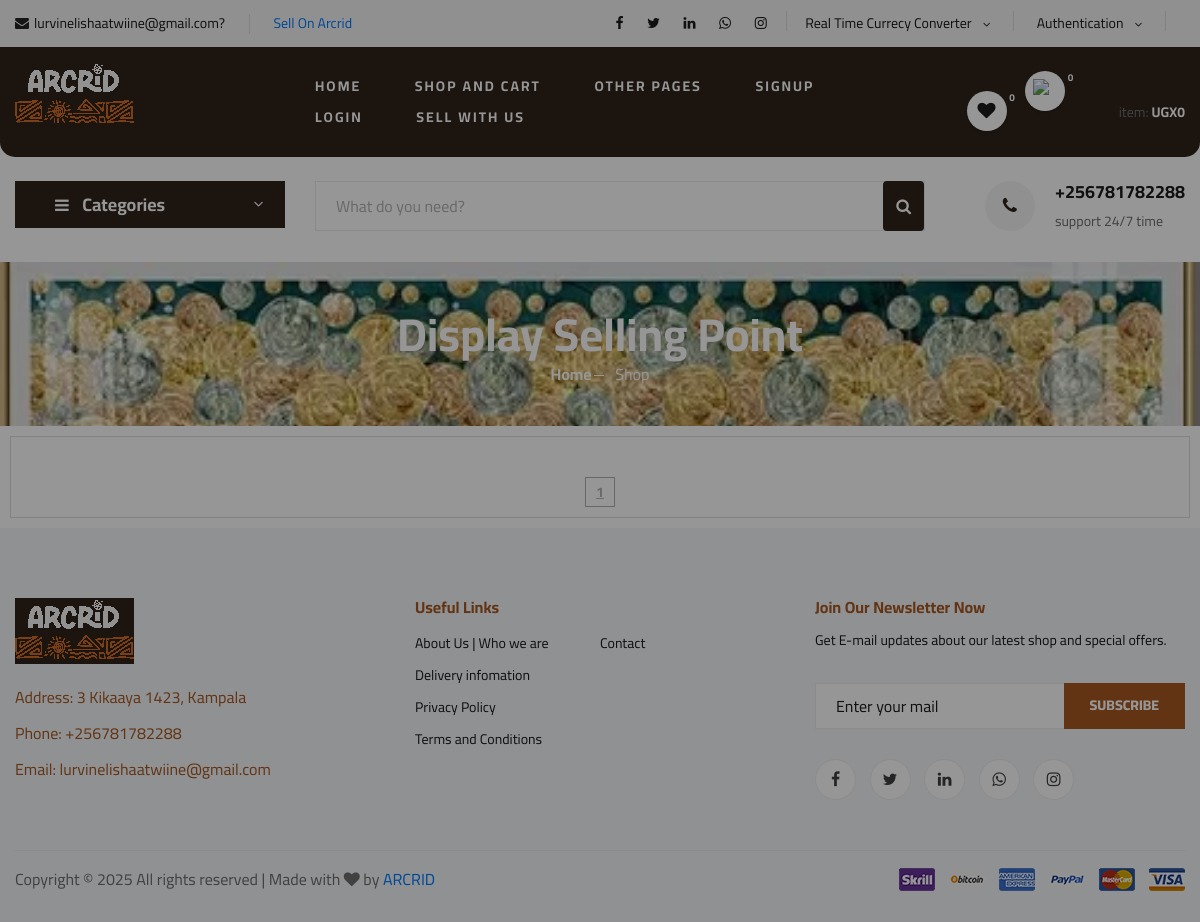
/store, run on an earlier commit of the app's database.
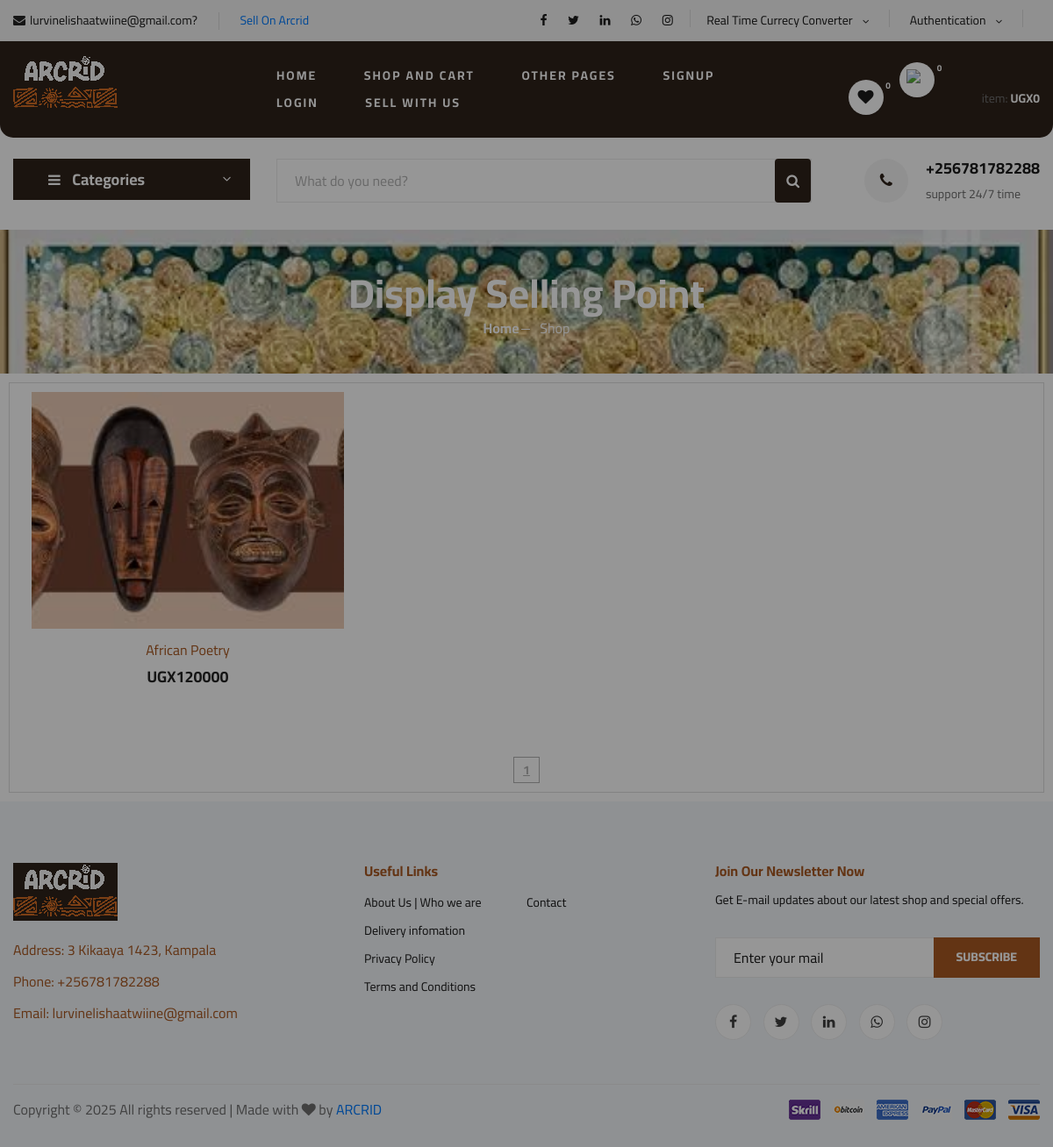
And on a later commit of the database.
### shop/models/product.py (models this page shows, shortened)
class Product(models.Model):
    name = models.CharField(max_length=50)
    price = models.IntegerField(default=0)
    del_price= models.IntegerField(default=0)
    selling_price =models.IntegerField(default=0)
    stock = models.IntegerField(default=0)
    category =models.ForeignKey(Sub_Category, on_delete=models.CASCADE, default=1,blank=True,null=True)
    brand = models.ForeignKey(Major_Categories, on_delete=models.CASCADE, default=1)
    description = models.TextField(max_length=1000,blank=True,null=True)
    image =models.ImageField(upload_to='Uploads/products/',default='Categories/arcrid.jpg')
    image2 =models.ImageField(upload_to='Uploads/products/',default='Categories/arcrid.jpg')
    image3 =models.ImageField(upload_to='Uploads/products/',default='Categories/arcrid.jpg')
    image4 =models.ImageField(upload_to='Uploads/products/',default='Categories/arcrid.jpg')
    shop=models.CharField(max_length=100,default=1)
    shop_name =models.CharField(max_length=100,default='Pearlmart',blank=True)
    dates= models.DateTimeField(default=timezone.now)
    average_rating = models.FloatField(default=0.0)
    is_top_rated = models.BooleanField(default=False)
    is_featured = models.BooleanField(default=False)

### shop/views/home.py (the view)
# urls.py: path('store', store , name='store'),
def store(request):
    cart = request.session.get('cart', {})
    if not cart:
        request.session['cart'] = {}
    productes = Product.get_products_by_id(list(cart.keys())) if cart else {}
    categories = Sub_Category.get_all_categories()
    brands = Major_Categories.get_all_brand()
    categoryID = request.GET.get('category')
    brandID = request.GET.get('brand')
    customer = request.user.id
    k = request.GET.get('caution')
    if k:
        Order.objects.filter(id=k, customer=customer).delete()
        orders = Order.get_orders_by_customer(customer)
        messages.success(request, 'Order Item deleted Successfully')
        return render(request, 'orders.html', {'orders': orders})
    if categoryID:
        products = Product.get_all_products_by_categoryid(categoryID)
    elif brandID:
        products = Product.objects.filter(category__brand_id=brandID)#Product.get_all_products_by_brandid(brandID)
    else:
        products = Product.objects.all().order_by('?')  # Random order
    paginator = Paginator(products, 20)  # 20 items per page
    page_number = request.GET.get('page')
    page_obj = paginator.get_page(page_number)  # Get the current page
    vendor_present_here = request.user.is_authenticated and Vendor.objects.filter(vendor=request.user.id).exists()
    if request.user.is_authenticated:
        user = request.user
        likes = Like.objects.filter(user=user).select_related('product')
        liked_products = [like.product.id for like in likes]
    else:
        liked_products=[]
    categories = Sub_Category.get_all_categories()
    brands = Major_Categories.get_all_brand()
    context = {
        'liked_products':liked_products,
        'page_obj': page_obj,  # Pass paginated products
        'vendor_present_here': vendor_present_here,
        'store': 'store',
        'products':productes,
        'k': categoryID or brandID,  # Preserve filter
        'brands': brands,
        'categories': categories,
    }
    return render(request, 'shop-grid.html', context)

### templates/shop-grid.html (shortened to what this page needs)
{% extends 'base.html' %}
{% block content %}
{% load static %}
    <section class="hero hero-normal">
        <div class="container">
            <div class="row">
                <div class="col-lg-3">
                    <div class="hero__categories">
                        <div class="hero__categories__all">
                            <i class="fa fa-bars"></i>
                            <span>Categories</span>
                        </div>
                    </div>
                </div>
                <div class="col-lg-9" >
                    <div class="hero__search">
                        <div class="hero__search__form">
                            <form class="d-flex" action="{% url 'search' %}" method="POST">
                            <input type="text" class="form-control" placeholder="What do you need?" style="max-width: 100%;" name="searched">
                            <button type="submit" class="btn text-white ms-2" style="background-color: #2f231b;">
                                <i class="fa fa-search"></i>
                            </button>
                        </form>
                        </div>
                        <div class="hero__search__phone   d-none d-md-block  hide-on-mobile">
                            <div class="hero__search__phone__icon">
                                <i class="fa fa-phone"></i>
                            </div>
                            <div class="hero__search__phone__text">
                                <h5>+256781782288</h5>
                                <span>support 24/7 time</span>
                            </div>
                        </div>
                    </div>
                </div>
            </div>
        </div>
    </section>
    <section class="breadcrumb-section set-bg" data-setbg="{% static 'img/il_570xN.3238369392_bydc-1.webp' %}">
        <div class="container">
            <div class="row">
                <div class="col-lg-12 text-center">
                    <div class="breadcrumb__text">
                        <h2>Display Selling Point</h2>
                        <div class="breadcrumb__option">
                            <a href="/">Home</a>
                            <span>Shop</span>
                        </div>
                    </div>
                </div>
            </div>
        </div>
    </section>
    <section class="product spad">
        <div class="container">
            <div class="row">
                <div class="col-lg-12 col-md-12">
                    <div class="row">
                        {% for product in page_obj %}
                            <div class="col-lg-4 col-md-6 col-sm-6">
                                <div class="product__item">
                                    <div class="product__item__pic set-bg" data-setbg="{{ product.image.url }}"
                                        onclick="window.location.href='{% url 'details' product.id %}';"
                                        style="cursor: pointer;">
                                    </div>
                                    <div class="product__item__text">
                                        <h6><a href="{% url 'details' product.id %}" style="color: #A95922;">{{ product.name }}</a></h6>
                                        <h5 class="converted-price" data-price-ugx="{{ product.price }}">UGX{{ product.price }} </h5>
                                    </div>
                                </div>
                            </div>
                        {% endfor %}
                    </div>
                    <div class="product__pagination" style="text-align: center; margin-top: 20px;">
                        <a href="#" class="active" style="font-weight: bold; text-decoration: underline;">{{ page_obj.number }}</a>
                    </div>
                </div>
            </div>
        </div>
    </section>
{% endblock %}

What changed in the data, as far as the page shows it:
added Product: name "African Poetry", price "120000"
